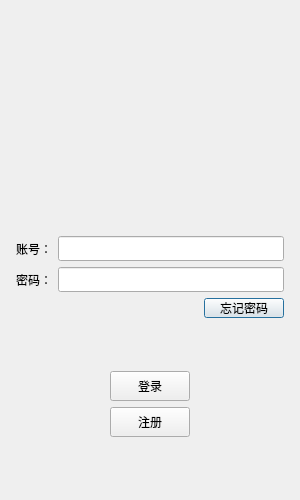
<?xml version="1.0" encoding="UTF-8"?>
<ui version="4.0">
 <class>LoginDialog</class>
 <widget class="QDialog" name="LoginDialog">
  <property name="geometry">
   <rect>
    <x>0</x>
    <y>0</y>
    <width>300</width>
    <height>500</height>
   </rect>
  </property>
  <property name="minimumSize">
   <size>
    <width>300</width>
    <height>500</height>
   </size>
  </property>
  <property name="maximumSize">
   <size>
    <width>300</width>
    <height>16777215</height>
   </size>
  </property>
  <property name="windowTitle">
   <string>Dialog</string>
  </property>
  <layout class="QVBoxLayout" name="verticalLayout_2">
   <item>
    <layout class="QVBoxLayout" name="verticalLayout_3">
     <property name="leftMargin">
      <number>5</number>
     </property>
     <property name="topMargin">
      <number>5</number>
     </property>
     <property name="rightMargin">
      <number>5</number>
     </property>
     <property name="bottomMargin">
      <number>5</number>
     </property>
     <item>
      <spacer name="verticalSpacer_2">
       <property name="orientation">
        <enum>Qt::Orientation::Vertical</enum>
       </property>
       <property name="sizeHint" stdset="0">
        <size>
         <width>20</width>
         <height>10</height>
        </size>
       </property>
      </spacer>
     </item>
     <item>
      <widget class="QWidget" name="widget" native="true">
       <property name="minimumSize">
        <size>
         <width>0</width>
         <height>120</height>
        </size>
       </property>
       <property name="maximumSize">
        <size>
         <width>16777215</width>
         <height>120</height>
        </size>
       </property>
       <widget class="QLabel" name="label">
        <property name="geometry">
         <rect>
          <x>80</x>
          <y>0</y>
          <width>111</width>
          <height>111</height>
         </rect>
        </property>
        <property name="text">
         <string/>
        </property>
        <property name="pixmap">
         <pixmap resource="res.qrc">:/images/resource/login.png</pixmap>
        </property>
        <property name="scaledContents">
         <bool>true</bool>
        </property>
        <property name="alignment">
         <set>Qt::AlignmentFlag::AlignCenter</set>
        </property>
       </widget>
      </widget>
     </item>
     <item>
      <spacer name="verticalSpacer_3">
       <property name="orientation">
        <enum>Qt::Orientation::Vertical</enum>
       </property>
       <property name="sizeHint" stdset="0">
        <size>
         <width>20</width>
         <height>40</height>
        </size>
       </property>
      </spacer>
     </item>
     <item>
      <layout class="QHBoxLayout" name="horizontalLayout_5">
       <item>
        <widget class="QLabel" name="loginAcc">
         <property name="minimumSize">
          <size>
           <width>0</width>
           <height>25</height>
          </size>
         </property>
         <property name="maximumSize">
          <size>
           <width>16777215</width>
           <height>25</height>
          </size>
         </property>
         <property name="text">
          <string>账号：</string>
         </property>
        </widget>
       </item>
       <item>
        <widget class="QLineEdit" name="loginAccEdit">
         <property name="minimumSize">
          <size>
           <width>0</width>
           <height>15</height>
          </size>
         </property>
         <property name="maximumSize">
          <size>
           <width>16777215</width>
           <height>30</height>
          </size>
         </property>
        </widget>
       </item>
      </layout>
     </item>
     <item>
      <layout class="QHBoxLayout" name="horizontalLayout">
       <item>
        <widget class="QLabel" name="loginpass">
         <property name="minimumSize">
          <size>
           <width>0</width>
           <height>25</height>
          </size>
         </property>
         <property name="maximumSize">
          <size>
           <width>16777215</width>
           <height>25</height>
          </size>
         </property>
         <property name="text">
          <string>密码：</string>
         </property>
        </widget>
       </item>
       <item>
        <widget class="QLineEdit" name="loginPassEdit">
         <property name="maximumSize">
          <size>
           <width>16777215</width>
           <height>30</height>
          </size>
         </property>
        </widget>
       </item>
      </layout>
     </item>
     <item>
      <layout class="QHBoxLayout" name="horizontalLayout_2">
       <item>
        <spacer name="horizontalSpacer">
         <property name="orientation">
          <enum>Qt::Orientation::Horizontal</enum>
         </property>
         <property name="sizeHint" stdset="0">
          <size>
           <width>40</width>
           <height>20</height>
          </size>
         </property>
        </spacer>
       </item>
       <item>
        <widget class="QPushButton" name="forget_btn">
         <property name="maximumSize">
          <size>
           <width>16777215</width>
           <height>20</height>
          </size>
         </property>
         <property name="text">
          <string>忘记密码</string>
         </property>
        </widget>
       </item>
      </layout>
     </item>
     <item>
      <spacer name="verticalSpacer">
       <property name="orientation">
        <enum>Qt::Orientation::Vertical</enum>
       </property>
       <property name="sizeHint" stdset="0">
        <size>
         <width>20</width>
         <height>40</height>
        </size>
       </property>
      </spacer>
     </item>
     <item>
      <layout class="QHBoxLayout" name="horizontalLayout_3">
       <item>
        <spacer name="horizontalSpacer_2">
         <property name="orientation">
          <enum>Qt::Orientation::Horizontal</enum>
         </property>
         <property name="sizeHint" stdset="0">
          <size>
           <width>40</width>
           <height>20</height>
          </size>
         </property>
        </spacer>
       </item>
       <item>
        <widget class="QPushButton" name="log_btn">
         <property name="minimumSize">
          <size>
           <width>0</width>
           <height>30</height>
          </size>
         </property>
         <property name="maximumSize">
          <size>
           <width>300</width>
           <height>30</height>
          </size>
         </property>
         <property name="text">
          <string>登录</string>
         </property>
        </widget>
       </item>
       <item>
        <spacer name="horizontalSpacer_3">
         <property name="orientation">
          <enum>Qt::Orientation::Horizontal</enum>
         </property>
         <property name="sizeHint" stdset="0">
          <size>
           <width>40</width>
           <height>20</height>
          </size>
         </property>
        </spacer>
       </item>
      </layout>
     </item>
     <item>
      <layout class="QHBoxLayout" name="horizontalLayout_4">
       <item>
        <spacer name="horizontalSpacer_4">
         <property name="orientation">
          <enum>Qt::Orientation::Horizontal</enum>
         </property>
         <property name="sizeHint" stdset="0">
          <size>
           <width>40</width>
           <height>20</height>
          </size>
         </property>
        </spacer>
       </item>
       <item>
        <widget class="QPushButton" name="res_btn">
         <property name="minimumSize">
          <size>
           <width>0</width>
           <height>30</height>
          </size>
         </property>
         <property name="maximumSize">
          <size>
           <width>16777215</width>
           <height>30</height>
          </size>
         </property>
         <property name="text">
          <string>注册</string>
         </property>
        </widget>
       </item>
       <item>
        <spacer name="horizontalSpacer_5">
         <property name="orientation">
          <enum>Qt::Orientation::Horizontal</enum>
         </property>
         <property name="sizeHint" stdset="0">
          <size>
           <width>40</width>
           <height>20</height>
          </size>
         </property>
        </spacer>
       </item>
      </layout>
     </item>
     <item>
      <spacer name="verticalSpacer_4">
       <property name="orientation">
        <enum>Qt::Orientation::Vertical</enum>
       </property>
       <property name="sizeHint" stdset="0">
        <size>
         <width>20</width>
         <height>40</height>
        </size>
       </property>
      </spacer>
     </item>
    </layout>
   </item>
  </layout>
 </widget>
 <resources>
  <include location="res.qrc"/>
 </resources>
 <connections/>
</ui>
